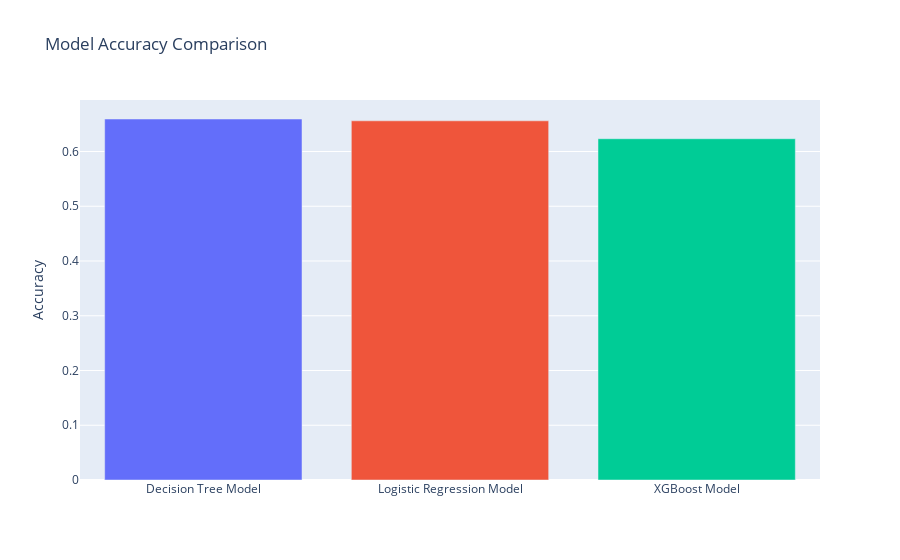
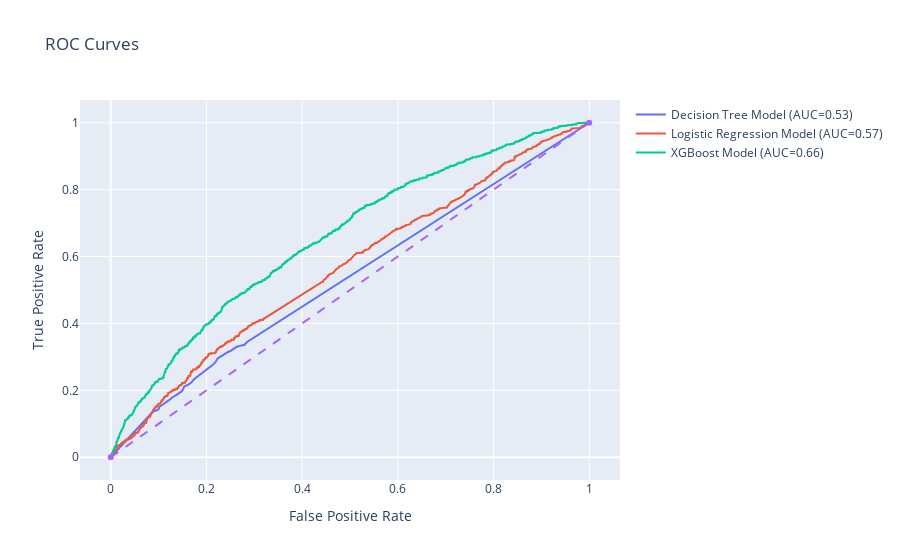
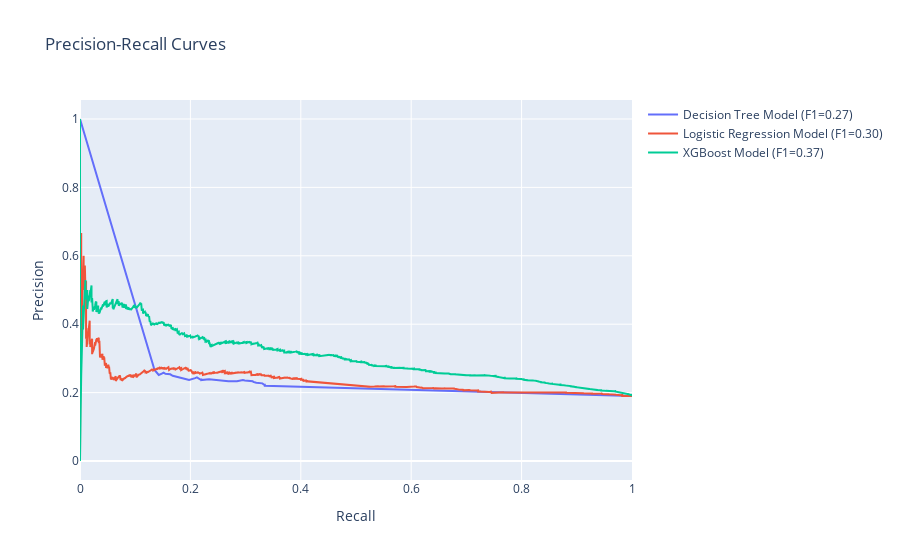
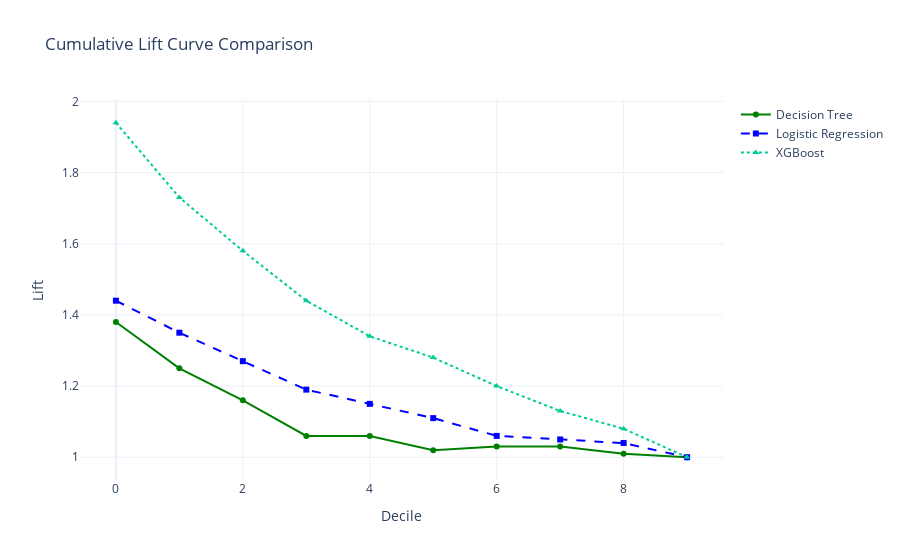

Notebook source saved alongside these figures, in order:
### Markdown cell above
## Model Performance

This evaluation compares two classification models using several key performance metrics:

- **Accuracy** measures how often the model correctly predicts the outcome.
- **Confusion Matrix** shows a breakdown of correct and incorrect predictions for each class, helping us spot where the model struggles.
- **AUC-ROC** (Area Under the Receiver Operating Characteristic Curve) captures the model’s ability to distinguish between classes; higher is better.
- **ROC Curve** visualizes how well the model balances true positives and false positives at different decision thresholds.
- **Precision and Recall** focus on the quality of positive predictions—precision tells us how many predicted positives were correct, recall shows how many actual positives were found.
- **F1 Score** is the harmonic mean of precision and recall; it balances both in a single metric.
- **Gains Table** reveals how well the model ranks predictions—ideal for understanding how early the model identifies true positives.
- **K-S Statistic** (Kolmogorov–Smirnov) measures the maximum difference between positive and negative prediction distributions; a high value signals strong separation.

### Code cell
# --- Predict Labels and Probabilities ---
y_pred_model1 = best_model.predict(X_test_model)
y_pred_model2 = best_logreg.predict(X_test_model)
y_pred_model3 = best_xgb.predict(X_test_model)

y_prob_model1 = best_model.predict_proba(X_test_model)[:, 1]
y_prob_model2 = best_logreg.predict_proba(X_test_model)[:, 1]
y_prob_model3 = best_xgb.predict_proba(X_test_model)[:, 1]

# --- Accuracy Comparison ---
acc1 = accuracy_score(y_test, y_pred_model1)
acc2 = accuracy_score(y_test, y_pred_model2)
acc3 = accuracy_score(y_test, y_pred_model3)

fig_acc = go.Figure(data=[
    go.Bar(x=["Decision Tree Model", "Logistic Regression Model", "XGBoost Model"],
           y=[acc1, acc2, acc3],
           marker_color=["#636EFA", "#EF553B", "#00CC96"])
])
fig_acc.update_layout(title="Model Accuracy Comparison", yaxis_title="Accuracy")
fig_acc.show()

# --- Confusion Matrices ---
cm_dtree = confusion_matrix(y_test, y_pred_model1)
cm_lr = confusion_matrix(y_test, y_pred_model2)
cm_xgb = confusion_matrix(y_test, y_pred_model3)

fig, axes = plt.subplots(1, 3, figsize=(18, 5))
sns.heatmap(cm_dtree, annot=True, fmt='d', cmap='Greens', ax=axes[0],
            xticklabels=['Pred Neg', 'Pred Pos'], yticklabels=['Actual Neg', 'Actual Pos'])
axes[0].set_title('Decision Tree Confusion Matrix')

sns.heatmap(cm_lr, annot=True, fmt='d', cmap='Blues', ax=axes[1],
            xticklabels=['Pred Neg', 'Pred Pos'], yticklabels=['Actual Neg', 'Actual Pos'])
axes[1].set_title('Logistic Regression Confusion Matrix')

sns.heatmap(cm_xgb, annot=True, fmt='d', cmap='Purples', ax=axes[2],
            xticklabels=['Pred Neg', 'Pred Pos'], yticklabels=['Actual Neg', 'Actual Pos'])
axes[2].set_title('XGBoost Confusion Matrix')

plt.tight_layout()
plt.show()

# --- ROC & AUC ---
fpr1, tpr1, _ = roc_curve(y_test, y_prob_model1)
fpr2, tpr2, _ = roc_curve(y_test, y_prob_model2)
fpr3, tpr3, _ = roc_curve(y_test, y_prob_model3)

auc1 = roc_auc_score(y_test, y_prob_model1)
auc2 = roc_auc_score(y_test, y_prob_model2)
auc3 = roc_auc_score(y_test, y_prob_model3)

fig_roc = go.Figure()
fig_roc.add_trace(go.Scatter(x=fpr1, y=tpr1, name=f"Decision Tree Model (AUC={auc1:.2f})"))
fig_roc.add_trace(go.Scatter(x=fpr2, y=tpr2, name=f"Logistic Regression Model (AUC={auc2:.2f})"))
fig_roc.add_trace(go.Scatter(x=fpr3, y=tpr3, name=f"XGBoost Model (AUC={auc3:.2f})",
                             line=dict(color='#00CC96')))
fig_roc.add_trace(go.Scatter(x=[0,1], y=[0,1], line=dict(dash='dash'), showlegend=False))
fig_roc.update_layout(title="ROC Curves", xaxis_title="False Positive Rate", yaxis_title="True Positive Rate")
fig_roc.show()

# --- Precision-Recall & F1 ---
prec1, rec1, _ = precision_recall_curve(y_test, y_prob_model1)
prec2, rec2, _ = precision_recall_curve(y_test, y_prob_model2)
prec3, rec3, _ = precision_recall_curve(y_test, y_prob_model3)

f1_1 = f1_score(y_test, y_pred_model1)
f1_2 = f1_score(y_test, y_pred_model2)
f1_3 = f1_score(y_test, y_pred_model3)

fig_pr = go.Figure()
fig_pr.add_trace(go.Scatter(x=rec1, y=prec1, name=f"Decision Tree Model (F1={f1_1:.2f})"))
fig_pr.add_trace(go.Scatter(x=rec2, y=prec2, name=f"Logistic Regression Model (F1={f1_2:.2f})"))
fig_pr.add_trace(go.Scatter(x=rec3, y=prec3, name=f"XGBoost Model (F1={f1_3:.2f})",
                            line=dict(color='#00CC96')))
fig_pr.update_layout(title="Precision-Recall Curves", xaxis_title="Recall", yaxis_title="Precision")
fig_pr.show()

# --- Gains Table ---

# --- Gains Table ---
def gains_table_profit(Y_test,y_pred):
    df_prep = pd.DataFrame(columns = ['actual','pred'])
    df_prep['actual'] = Y_test
    df_prep['pred'] =y_pred
    df_prep = df_prep.sort_values(by='pred',ascending=False)
    df_prep['row_id'] = range(0,0+len(df_prep))
    df_prep.head()

    df_prep['decile'] = (df_prep['row_id'] / (len(df_prep)/10)).astype(int)
    df_prep.loc[df_prep['decile'] == 10] =9
    df_prep['decile'].value_counts()

    # Create gains table
    gains = df_prep.groupby('decile')['actual'].agg(['count','sum'])
    gains.columns = ['count','actual']
    gains

    gains['non_actual'] = gains['count'] - gains['actual']
    gains['cum_count'] = gains['count'].cumsum()
    gains['cum_actual'] = gains['actual'].cumsum()
    gains['cum_non_actual'] = gains['non_actual'].cumsum()
    gains['percent_cum_actual'] = (gains['cum_actual'] / np.max(gains['cum_actual'])).round(2)
    gains['percent_cum_non_actual'] = (gains['cum_non_actual'] / np.max(gains['cum_non_actual'])).round(2)
    gains['if_random'] = np.max(gains['cum_actual']) /10
    gains['if_random'] = gains['if_random'].cumsum()
    gains['lift'] = (gains['cum_actual'] / gains['if_random']).round(2)
    gains['K_S'] = np.abs( gains['percent_cum_actual'] - gains['percent_cum_non_actual']  ) * 100 
    gains['gain'] = (gains['cum_actual'] / gains['cum_count']*100).round(2)
    gains['revenue'] = approved_load * irr *  gains['non_actual']
    gains['cost'] = approved_load *  gains['actual']
    gains['profit'] = gains['revenue'] - gains['cost']
    return(gains)
    
# Assume the following values
approved_load = 10000
irr = 0.10 # annual interest rate

print("Gain table - Decision Tree model")
best_dtree_gains = gains_table_profit(y_test, y_prob_model1)
display(best_dtree_gains)

print("Gain table - Logistic Regression model")
best_lr_gains = gains_table_profit(y_test, y_prob_model2)
display(best_lr_gains)

print("Gain table - XGBoost model")
best_xgb_gains = gains_table_profit(y_test, y_prob_model3)
display(best_xgb_gains)

fig_lift = go.Figure()
fig_lift.add_trace(go.Scatter(
    x=best_dtree_gains.index,
    y=best_dtree_gains['lift'],
    mode='lines+markers',
    name='Decision Tree',
    line=dict(color='green'),
    marker=dict(symbol='circle')
))
fig_lift.add_trace(go.Scatter(
    x=best_lr_gains.index,
    y=best_lr_gains['lift'],
    mode='lines+markers',
    name='Logistic Regression',
    line=dict(color='blue', dash='dash'),
    marker=dict(symbol='square')
))
fig_lift.add_trace(go.Scatter(
    x=best_xgb_gains.index,
    y=best_xgb_gains['lift'],
    mode='lines+markers',
    name='XGBoost',
    line=dict(color='#00CC96', dash='dot'),
    marker=dict(symbol='triangle-up')
))
fig_lift.update_layout(title='Cumulative Lift Curve Comparison',
                       xaxis_title='Decile',
                       yaxis_title='Lift',
                       template='plotly_white',
                       hovermode='x unified')
fig_lift.show()

# --- KS Statistic ---
fig_ks = go.Figure()
fig_ks.add_trace(go.Scatter(
    x=best_dtree_gains.index,
    y=best_dtree_gains['percent_cum_actual'],
    mode='lines',
    name='DT: Cumulative Actual',
    line=dict(color='green')
))
fig_ks.add_trace(go.Scatter(
    x=best_dtree_gains.index,
    y=best_dtree_gains['percent_cum_non_actual'],
    mode='lines',
    name='DT: Cumulative Non-Actual',
    line=dict(color='red')
))
fig_ks.add_trace(go.Scatter(
    x=best_lr_gains.index,
    y=best_lr_gains['percent_cum_actual'],
    mode='lines',
    name='LR: Cumulative Actual',
    line=dict(color='blue', dash='dash')
))
fig_ks.add_trace(go.Scatter(
    x=best_lr_gains.index,
    y=best_lr_gains['percent_cum_non_actual'],
    mode='lines',
    name='LR: Cumulative Non-Actual',
    line=dict(color='orange', dash='dash')
))
fig_ks.add_trace(go.Scatter(
    x=best_xgb_gains.index,
    y=best_xgb_gains['percent_cum_actual'],
    mode='lines',
    name='XGB: Cumulative Actual',
    line=dict(color='#00CC96')
))
fig_ks.add_trace(go.Scatter(
    x=best_xgb_gains.index,
    y=best_xgb_gains['percent_cum_non_actual'],
    mode='lines',
    name='XGB: Cumulative Non-Actual',
    line=dict(color='#AB63FA')
))
fig_ks.update_layout(title='KS Statistic: Model Separation Comparison',
                     xaxis_title='Decile',
                     yaxis_title='Cumulative Proportion',
                     template='plotly_white',
                     hovermode='x unified')
fig_ks.show()

### Figure 1 — Plotly figure (JSON) as saved in the notebook; plotly's stock layout.template omitted (floating-point values rounded to 4 significant figures)
{"data": [{"marker": {"color": ["#636EFA", "#EF553B", "#00CC96"]}, "type": "bar", "x": ["Decision Tree Model", "Logistic Regression Model", "XGBoost Model"], "y": [0.6594, 0.656, 0.6233]}], "layout": {"title": {"text": "Model Accuracy Comparison"}, "yaxis": {"title": {"text": "Accuracy"}}}}

### Figure 2 — Plotly figure (JSON) as saved in the notebook; plotly's stock layout.template omitted (floating-point values rounded to 4 significant figures; data arrays with more than 128 entries replaced by an {"elided": "..."} marker saying what was removed)
{"data": [{"name": "Decision Tree Model (AUC=0.53)", "type": "scatter", "x": [0.0, 0.08717, 0.09951, 0.1013, 0.1018, 0.1018, 0.1059, 0.1129, 0.1185, 0.1245, 0.1278, 0.1419, 0.1491, 0.1527, 0.1533, 0.1594, 0.1623, 0.1641, 0.1659, 0.1671, 0.1746, 0.2075, 0.2085, 0.2127, 0.2134, 0.2188, 0.2232, 0.2235, 0.2271, 0.2407, 0.2443, 0.2522, 0.2576, 0.2636, 0.2723, 0.2733, 0.2785, 0.2849, 1.0], "y": [0.0, 0.135, 0.1427, 0.1482, 0.1493, 0.1515, 0.1548, 0.1636, 0.1679, 0.1734, 0.1778, 0.191, 0.1976, 0.2086, 0.2119, 0.2151, 0.2173, 0.2195, 0.2195, 0.2217, 0.2338, 0.2689, 0.27, 0.2755, 0.2766, 0.2843, 0.2953, 0.2953, 0.2986, 0.3128, 0.3139, 0.3194, 0.3238, 0.3304, 0.3337, 0.3348, 0.3348, 0.3447, 1.0]}, {"name": "Logistic Regression Model (AUC=0.57)", "type": "scatter", "x": {"elided": "1361 float values"}, "y": {"elided": "1361 float values"}}, {"line": {"color": "#00CC96"}, "name": "XGBoost Model (AUC=0.66)", "type": "scatter", "x": {"elided": "1437 float values"}, "y": {"elided": "1437 float values"}}, {"line": {"dash": "dash"}, "showlegend": false, "type": "scatter", "x": [0, 1], "y": [0, 1]}], "layout": {"title": {"text": "ROC Curves"}, "xaxis": {"title": {"text": "False Positive Rate"}}, "yaxis": {"title": {"text": "True Positive Rate"}}}}

### Figure 3 — Plotly figure (JSON) as saved in the notebook; plotly's stock layout.template omitted (floating-point values rounded to 4 significant figures; data arrays with more than 128 entries replaced by an {"elided": "..."} marker saying what was removed)
{"data": [{"name": "Decision Tree Model (F1=0.27)", "type": "scatter", "x": [1.0, 0.3447, 0.3348, 0.3348, 0.3337, 0.3304, 0.3238, 0.3194, 0.3139, 0.3128, 0.2986, 0.2953, 0.2953, 0.2843, 0.2766, 0.2755, 0.27, 0.2689, 0.2338, 0.2217, 0.2195, 0.2195, 0.2173, 0.2151, 0.2119, 0.2086, 0.1976, 0.191, 0.1778, 0.1734, 0.1679, 0.1636, 0.1548, 0.1515, 0.1493, 0.1482, 0.1427, 0.135, 0.0], "y": [0.1898, 0.2208, 0.2197, 0.223, 0.223, 0.227, 0.2274, 0.2288, 0.2314, 0.2334, 0.2355, 0.2364, 0.2366, 0.2333, 0.2329, 0.2328, 0.2327, 0.2329, 0.2388, 0.2371, 0.2367, 0.2387, 0.2388, 0.2402, 0.2446, 0.2423, 0.2368, 0.2397, 0.2458, 0.2461, 0.2492, 0.2534, 0.255, 0.2584, 0.2556, 0.2552, 0.2515, 0.2662, 1.0]}, {"name": "Logistic Regression Model (F1=0.30)", "type": "scatter", "x": {"elided": "3324 float values"}, "y": {"elided": "3324 float values"}}, {"line": {"color": "#00CC96"}, "name": "XGBoost Model (F1=0.37)", "type": "scatter", "x": {"elided": "4800 float values"}, "y": {"elided": "4800 float values"}}], "layout": {"title": {"text": "Precision-Recall Curves"}, "xaxis": {"title": {"text": "Recall"}}, "yaxis": {"title": {"text": "Precision"}}}}

### Figure 4 — Plotly figure (JSON) as saved in the notebook; plotly's stock layout.template omitted (floating-point values rounded to 4 significant figures)
{"data": [{"line": {"color": "green"}, "marker": {"symbol": "circle"}, "mode": "lines+markers", "name": "Decision Tree", "type": "scatter", "x": [0, 1, 2, 3, 4, 5, 6, 7, 8, 9], "y": [1.38, 1.25, 1.16, 1.06, 1.06, 1.02, 1.03, 1.03, 1.01, 1.0]}, {"line": {"color": "blue", "dash": "dash"}, "marker": {"symbol": "square"}, "mode": "lines+markers", "name": "Logistic Regression", "type": "scatter", "x": [0, 1, 2, 3, 4, 5, 6, 7, 8, 9], "y": [1.44, 1.35, 1.27, 1.19, 1.15, 1.11, 1.06, 1.05, 1.04, 1.0]}, {"line": {"color": "#00CC96", "dash": "dot"}, "marker": {"symbol": "triangle-up"}, "mode": "lines+markers", "name": "XGBoost", "type": "scatter", "x": [0, 1, 2, 3, 4, 5, 6, 7, 8, 9], "y": [1.94, 1.73, 1.58, 1.44, 1.34, 1.28, 1.2, 1.13, 1.08, 1.0]}], "layout": {"hovermode": "x unified", "title": {"text": "Cumulative Lift Curve Comparison"}, "xaxis": {"title": {"text": "Decile"}}, "yaxis": {"title": {"text": "Lift"}}}}
